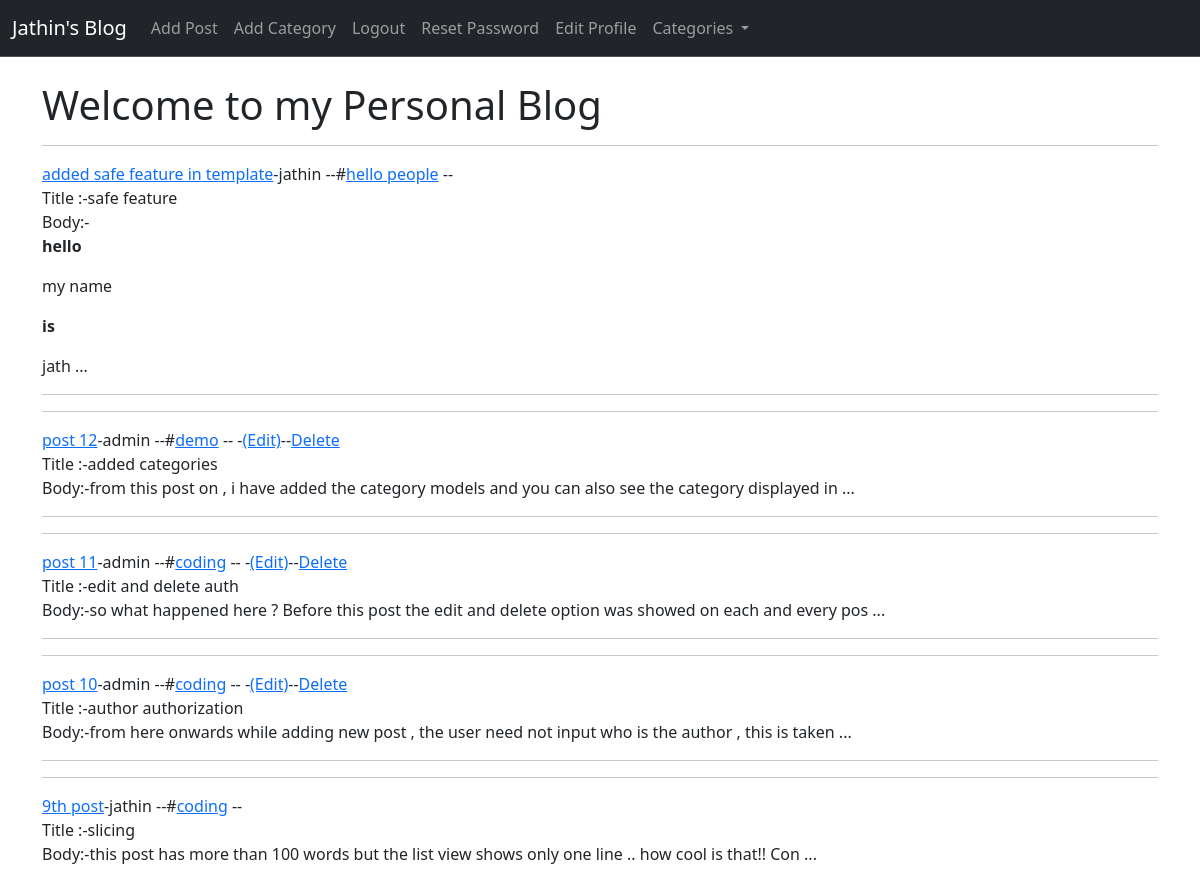
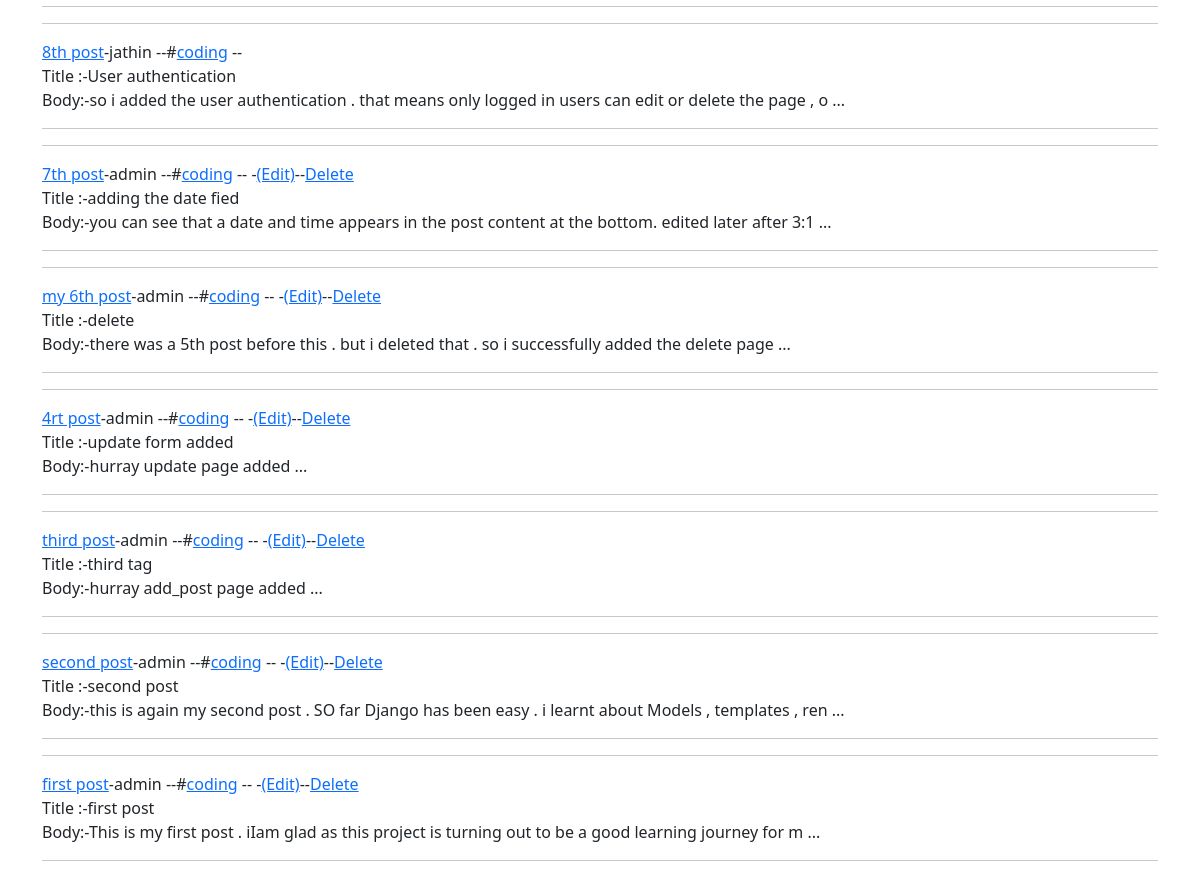
The app's page / (signed in) with its own data (2 pictures, top to bottom).
### post/models.py (models this page shows, shortened)
class Post(models.Model):
    title = models.CharField(max_length=50)
    title_tag=models.CharField(max_length=20, null=True)
    author = models.ForeignKey(User, on_delete=models.CASCADE)
    body = RichTextField(blank=True, null=True)
    post_time=models.TimeField(auto_now_add=True)
    post_date=models.DateField(auto_now_add=True)
    category=models.CharField(max_length=225, default='coding')
    likes=models.ManyToManyField(User, related_name="blog_likes")

### post/views.py (the view)
# urls.py: path('',Homeview.as_view(),name='home'),
class Homeview(ListView):
    model= Post
    template_name='index.html'
    ordering='-id'
    def get_context_data(self, *args, **kwargs):
        cat_menu=Category.objects.all()
        context=super(Homeview, self).get_context_data( *args, **kwargs)
        context["cat_menu"]=cat_menu
        return context

### post/models.py (called while the page is built)
    def __str__(self):
        return self.categry

### post/templates/index.html (shortened to what this page needs)
{% extends 'base.html' %}
{% block content %}
    <h1>Welcome to my Personal Blog</h1>
    {% for post in object_list %}
        <hr>
        <a href="{% url 'articleview' post.id %}">{{post.title}}</a>-{{post.author}}
        --#<a href="{% url 'categorypost' post.category|slugify %}">{{post.category}}</a> --
        {% if user.is_authenticated and post.author == user %}
            -<a href="{% url 'updatepost' post.id %}">(Edit)</a>--<a href="{% url 'deletepost' post.id %}">Delete</a>
        {% endif %}
        <br>
        Title :-{{post.title_tag}} <br>
        Body:-{{post.body| slice:":100"|safe}} ...
        <hr>
    {% endfor %}
{% endblock %}

### records on screen
Post: title "added safe feature in template", author "jathin", category "hello people", title_tag "safe feature", body "hello my name is jath"
Post: title "post 12", author "admin", category "demo", shows "(Edit)", title_tag "added categories", body "from this post on , i have added the category models and you can also see the category displayed in"
Post: title "post 11", author "admin", category "coding", shows "(Edit)", title_tag "edit and delete auth", body "so what happened here ? Before this post the edit and delete option was showed on each and every pos"
Post: title "post 10", author "admin", category "coding", shows "(Edit)", title_tag "author authorization", body "from here onwards while adding new post , the user need not input who is the author , this is taken"
Post: title "9th post", author "jathin", category "coding", title_tag "slicing", body "this post has more than 100 words but the list view shows only one line .. how cool is that!! Con"
Post: title "8th post", author "jathin", category "coding", title_tag "User authentication", body "so i added the user authentication . that means only logged in users can edit or delete the page , o"
Post: title "7th post", author "admin", category "coding", shows "(Edit)", title_tag "adding the date fied", body "you can see that a date and time appears in the post content at the bottom. edited later after 3:1"
Post: title "my 6th post", author "admin", category "coding", shows "(Edit)", title_tag "delete", body "there was a 5th post before this . but i deleted that . so i successfully added the delete page"
Post: title "4rt post", author "admin", category "coding", shows "(Edit)", title_tag "update form added", body "hurray update page added"
Post: title "third post", author "admin", category "coding", shows "(Edit)", title_tag "third tag", body "hurray add_post page added"
Post: title "second post", author "admin", category "coding", shows "(Edit)", title_tag "second post", body "this is again my second post . SO far Django has been easy . i learnt about Models , templates , ren"
Post: title "first post", author "admin", category "coding", shows "(Edit)", title_tag "first post", body "This is my first post . iIam glad as this project is turning out to be a good learning journey for m"
